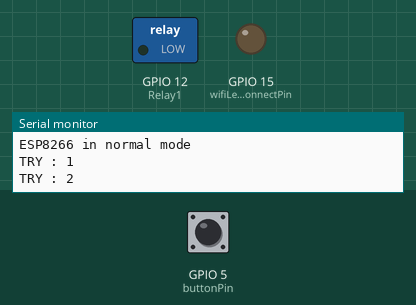
This sketch was run on a simulated ESP8266 (NodeMCU). Parts: switched loads named in the sketch (green lamp = pin HIGH), output pins drawn as LEDs (lit = HIGH), the last lines printed to the serial monitor. Inputs (shaded band) come from the test bench; at power-on: GPIO 5 (buttonPin) HIGH. WiFi joins after 1.5 s; servers stay silent unless stated; uploads are accepted with an empty reply.

Above: at 1.8 s.
1.9 s: GPIO 5 (buttonPin) pulled LOW for 1.15 s
At 3.1 s:
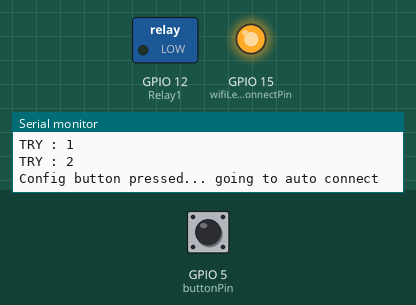
Timing chart, 0 to 5.0 s (numbered marks = the images above; inputs shaded):
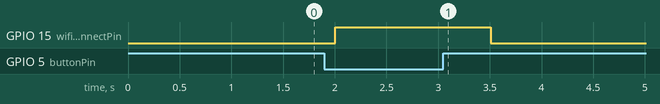

Measured:
- after the input at 1.9 s, GPIO 15 (wifiLedDisconnectPin): LOW → HIGH after 0.11 s, → LOW 1.5 s later

The sketch:

NodeMCUPolling.ino
```cpp
#include <Arduino.h>
#include <ESP8266WiFi.h>          //https://github.com/esp8266/Arduino
//needed for library
#include <DNSServer.h>
#include <ESP8266WebServer.h>
#include <WiFiManager.h>
#include "RestClient.h"
#include "DHT.h"

#include <stdio.h>
#include <stdlib.h>
#include <ctype.h>


// WiFi settings
const char* ssid = "APEX";
const char* password = "apex-wifi";

// Time to sleep (in seconds):
int sleepTimeS = 60;
int dataPostFrequency = 6;
int sleepTimeHotspotUnavailable = 60;
int sensorOutputNotAvailbaleTimeout = 2;
int maxSensorReadTry = 10;
int maxTryCountToConnectWifi = 60;
int wifiConnectingCountStart = 20;
int operationMode = 1;

int Relay1 = 12;
int Relay2 = 14;
// Host
const char* host = "iotdemo.apexsoftworks.in";

int redLed = 12;                // the pin that the LED is atteched to
int greenLed = 14;                // the pin that the LED is atteched to
int buttonPin = 5;
int configLedPin = 4;
int wifiLedDisconnectPin = 15;
int state = LOW;             // by default, no motion detected
int val = 0;
float analogVal = 0;
int motion = 0;
int count = 0;

float temperature;
float humidity;
String deviceMac;

RestClient restClient = RestClient(host);

void setup()
{
//  pinMode(greenLed, OUTPUT);      // initalize LED as an output
//  pinMode(redLed, OUTPUT);      // initalize LED as an output
//  pinMode(configLedPin, OUTPUT);
//  pinMode(buttonPin, INPUT);
  pinMode(wifiLedDisconnectPin, OUTPUT);
  pinMode(Relay1, OUTPUT);


  deviceMac = WiFi.macAddress();
  Log("Device MAC " + deviceMac, 1);
  // Serial
  Serial.begin(115200);
}

void postData(RestClient restClient) {

  restClient.setConnectionTimeout(20);

  Serial.println("Create START URL to post...");
  String url = "/api/getrelaygrouprequest?relayGroupMac=" + String(deviceMac);
  Serial.println("Creat FINISH URL to post...\nURL = " + url);
  String response;
  response = "";
  Serial.println("Posting data to service... Waiting for response");

  int statusCode = restClient.get(url.c_str(), &response);

  Serial.println("Status recieved... Going to set frequency...");
  int firstVal;
  int secondVal;
  int thirdVal;
  if (statusCode == 200 && !isnan(statusCode) )
  {
    Serial.println("response recieved : " + response + "\n Converting to int type");

    for (int i = 0; i < response.length(); i++) {
      if (response.substring(i, i + 1) == "-") {
        firstVal = response.substring(0, i).toInt();
        secondVal = response.substring(i + 1, i + 2).toInt();
        thirdVal = response.substring(i + 3).toInt();
        Serial.println("Response values " + String(firstVal) + "--" + String(secondVal) + "--" + String(thirdVal));
        break;
      }
    }

    if(secondVal==1)
    digitalWrite(Relay1, LOW);
    Serial.println("Relay 1 Circuit Close");
    if(secondVal==0)
    digitalWrite(Relay1, HIGH);
    Serial.println("Relay 1 Circuit Open");

    int changedStatus = secondVal==1?0:1;

    url = "/api/RequestApi?id=" + String(thirdVal)+"&currentStatus="+String(changedStatus);
    Serial.println("Creat FINISH URL to post...\nURL = " + url);
    Serial.println("Posting data to service... Waiting for response");

    statusCode = restClient.put(url.c_str(), "");

    Serial.print("Status code from server: ");
    Serial.println(statusCode);
    Serial.print("Response body from server: ");
    Serial.println(response);
  } else
  {
    return;
  }
}

void wifiSetup()
{
  //WiFi.begin(ssid, password);
  digitalWrite(wifiLedDisconnectPin, HIGH); // indication of esp going into config mode
  Serial.println("Config button pressed... going to auto connect ");
  WiFiManager wifiManager;
  //reset saved settings
  //wifiManager.resetSettings();

  //set custom ip for portal
  //wifiManager.setAPConfig(IPAddress(10,0,1,1), IPAddress(10,0,1,1), IPAddress(255,255,255,0));

  //fetches ssid and pass from eeprom and tries to connect
  //if it does not connect it starts an access point with the specified name
  //here  "AutoConnectAP"
  //and goes into a blocking loop awaiting configuration
  //wifiManager.autoConnect(String(deviceMac, "123456");
  //or use this for auto generated name ESP + ChipID
  wifiManager.autoConnect();


  //if you get here you have connected to the WiFi
  Serial.println("connected...yeey :)");
  digitalWrite(wifiLedDisconnectPin, LOW);

}

void loop()
{
  deviceMac = WiFi.macAddress();
  Log("Device MAC " + deviceMac, 1);
  Serial.println("Press Config button to go into config mode");
  if (digitalRead(buttonPin) == LOW && digitalRead(buttonPin)==HIGH) {
    wifiSetup();
  }
  else
  {
    Serial.println("ESP8266 in normal mode");

    // Connect to WiFi
    while (WiFi.status() != WL_CONNECTED) {
      if (count == maxTryCountToConnectWifi)
      {
        Serial.println("ESP8266 will retry connecting after 60 seconds");
        ////ESP.deepSleep(sleepTimeHotspotUnavailable * 1000000, RF_DEFAULT);
      }
      if (digitalRead(wifiLedDisconnectPin) != HIGH && count > wifiConnectingCountStart) {
        Serial.println("Wifi Disconnect LED should blink");
        digitalWrite(wifiLedDisconnectPin, HIGH);
        delay(1000);
      }

      count++;
      if (digitalRead(wifiLedDisconnectPin) == HIGH) {
        digitalWrite(wifiLedDisconnectPin, LOW);
        delay(1000);
      }

      if (digitalRead(buttonPin) == LOW)
      {
        wifiSetup();
      }

      Serial.print("TRY : " + String(count) + "\n" );
      delay(1000);
    }
    Serial.println("");
    Serial.println("WiFi connected");

    // Print the IP address
    Serial.println(WiFi.localIP());
    digitalWrite(configLedPin, LOW);

    // Logging data to cloud
    Serial.print("Connecting to ");
    Serial.println(host);

    // Use WiFiClient class to create TCP connections
    WiFiClient client;
    const int httpPort = 80;
    if (!client.connect(host, httpPort)) {
      Serial.println("connection failed");
      digitalWrite(configLedPin, HIGH);
      delay(2000);
      digitalWrite(configLedPin, LOW);
      Serial.println("ESP8266 will retry connecting to site after 60 seconds");
      //ESP.deepSleep(sleepTimeHotspotUnavailable * 1000000, RF_DEFAULT);

      return;
    }
    postData(restClient);
  }
}

void Log(String message, int executionMode)
{
  if (executionMode == 1)
    Serial.println(message);
}
```

RestClient.cpp
```cpp
#define HTTP_DEBUG

#include "RestClient.h"

#ifdef HTTP_DEBUG
#define HTTP_DEBUG_PRINT(string) (Serial.print(string))
#endif

#ifndef HTTP_DEBUG
#define HTTP_DEBUG_PRINT(string)
#endif

RestClient::RestClient(const char* _host){
  host = _host;
  port = 80;
  num_headers = 0;
  contentType = "application/x-www-form-urlencoded";	// default
}

RestClient::RestClient(const char* _host, int _port){
  host = _host;
  port = _port;
  num_headers = 0;
  contentType = "application/x-www-form-urlencoded";	// default
}

int RestClient::begin(const char* ssid, const char* pass) {
  WiFi.begin(ssid, pass);
  while (WiFi.status() != WL_CONNECTED) {
      delay(500);
      Serial.print(".");
  }

  Serial.println("");
  Serial.print("Connected to ");
  Serial.println(ssid);
  Serial.print("IP address: ");
  Serial.println(WiFi.localIP());

  return WiFi.status();
}

// GET path
int RestClient::get(const char* path){
  return request("GET", path, NULL, NULL);
}

//GET path with response
int RestClient::get(const char* path, String* response){
  return request("GET", path, NULL, response);
}

// POST path and body
int RestClient::post(const char* path, const char* body){
  return request("POST", path, body, NULL);
}

// POST path and body with response
int RestClient::post(const char* path, const char* body, String* response){
  return request("POST", path, body, response);
}

// PUT path and body
int RestClient::put(const char* path, const char* body){
  return request("PUT", path, body, NULL);
}

// PUT path and body with response
int RestClient::put(const char* path, const char* body, String* response){
  return request("PUT", path, body, response);
}

// DELETE path
int RestClient::del(const char* path){
  return request("DELETE", path, NULL, NULL);
}

// DELETE path and response
int RestClient::del(const char* path, String* response){
  return request("DELETE", path, NULL, response);
}

// DELETE path and body
int RestClient::del(const char* path, const char* body ){
  return request("DELETE", path, body, NULL);
}

// DELETE path and body with response
int RestClient::del(const char* path, const char* body, String* response){
  return request("DELETE", path, body, response);
}

void RestClient::write(const char* string){
  HTTP_DEBUG_PRINT(string);
  client.print(string);
}

void RestClient::setHeader(const char* header){
  headers[num_headers] = header;
  num_headers++;
}

void RestClient::setContentType(const char* contentTypeValue){
  contentType = contentTypeValue;
}

void RestClient::setConnectionTimeout(int timeoutPeriod){
  connectionTimeout = timeoutPeriod;
  HTTP_DEBUG_PRINT("timeout set to "+String(connectionTimeout)+"\n");
}

// The mother- generic request method.
//
int RestClient::request(const char* method, const char* path,
                  const char* body, String* response){

  HTTP_DEBUG_PRINT("HTTP: connect\n");

  if(client.connect(host, port)){
    HTTP_DEBUG_PRINT("HTTP: connected\n");
    HTTP_DEBUG_PRINT("REQUEST: \n");
    // Make a HTTP request line:
    write(method);
    write(" ");
    write(path);
    write(" HTTP/1.1\r\n");
    for(int i=0; i<num_headers; i++){
      write(headers[i]);
      write("\r\n");
    }
    write("Host: ");
    write(host);
    write("\r\n");
    write("Connection: close\r\n");


    if(body != NULL){
      char contentLength[30];
      sprintf(contentLength, "Content-Length: %d\r\n", strlen(body));
      write(contentLength);

	  write("Content-Type: ");
	  write(contentType);
	  write("\r\n");
    }

    write("\r\n");

    if(body != NULL){
      write(body);
      write("\r\n");
      write("\r\n");
    }

    //make sure you write all those bytes.
    delay(100);

    HTTP_DEBUG_PRINT("HTTP: call readResponse\n");
    int statusCode = readResponse(response);
    HTTP_DEBUG_PRINT("HTTP: return readResponse\n");

    //cleanup
    HTTP_DEBUG_PRINT("HTTP: stop client\n");
    num_headers = 0;
    client.stop();
    delay(50);
    HTTP_DEBUG_PRINT("HTTP: client stopped\n");

    return statusCode;
  }else{
    HTTP_DEBUG_PRINT("HTTP Connection failed\n");
    return 0;
  }
}

int RestClient::readResponse(String* response) {

  // an http request ends with a blank line
  boolean currentLineIsBlank = true;
  boolean httpBody = false;
  boolean inStatus = false;

  char statusCode[4];
  int i = 0;
  int code = 0;
  int sleepCounter = 1;
  boolean clientAvailable = false;

  if(response == NULL){
    HTTP_DEBUG_PRINT("HTTP: NULL RESPONSE POINTER: \n");
  }else{
    HTTP_DEBUG_PRINT("HTTP: NON-NULL RESPONSE POINTER: \n");
  }

  HTTP_DEBUG_PRINT("HTTP: RESPONSE: \n");
  while (client.connected()) {
    //HTTP_DEBUG_PRINT(".");
	if(!clientAvailable)
	{
	HTTP_DEBUG_PRINT("Waiting for reply : "+String(sleepCounter)+"\n");
	delay(1000);
	sleepCounter++;
	}
	if(sleepCounter==connectionTimeout && !clientAvailable)
	{
		HTTP_DEBUG_PRINT("Stopping client\n");
		client.stop();
	}

    if (client.available()) {
      HTTP_DEBUG_PRINT(",");
	  clientAvailable = true;

      char c = client.read();
      HTTP_DEBUG_PRINT(c);

      if(c == ' ' && !inStatus){
        inStatus = true;
      }

      if(inStatus && i < 3 && c != ' '){
        statusCode[i] = c;
        i++;
      }
      if(i == 3){
        statusCode[i] = '\0';
        code = atoi(statusCode);
      }

      if(httpBody){
        //only write response if its not null
        if(response != NULL) response->concat(c);
      }
      else
      {
          if (c == '\n' && currentLineIsBlank) {
            httpBody = true;
          }

          if (c == '\n') {
            // you're starting a new line
            currentLineIsBlank = true;
          }
          else if (c != '\r') {
            // you've gotten a character on the current line
            currentLineIsBlank = false;
          }
      }
    }
  }

  HTTP_DEBUG_PRINT("HTTP: return readResponse3\n");
  return code;
}
```

RestClient.h
```cpp
#include <Arduino.h>
#include <ESP8266WiFi.h>

//#define HTTP_DEBUG

class RestClient {

  public:
    RestClient(const char* host);
    RestClient(const char* _host, int _port);

    //Client Setup
    int begin(const char* ssid, const char* pass);

    //Generic HTTP Request
    int request(const char* method, const char* path,
                const char* body, String* response);
    // Set a Request Header
    void setHeader(const char*);
    // Set Content-Type Header
    void setContentType(const char*);
	void setConnectionTimeout(int);

    // GET path
    int get(const char*);
    // GET path and response
    int get(const char*, String*);

    // POST path and body
    int post(const char* path, const char* body);
    // POST path and body and response
    int post(const char* path, const char* body, String*);

    // PUT path and body
    int put(const char* path, const char* body);
    // PUT path and body and response
    int put(const char* path, const char* body, String*);

    // DELETE path
    int del(const char*);
    // DELETE path and body
    int del(const char*, const char*);
    // DELETE path and response
    int del(const char*, String*);
    // DELETE path and body and response
    int del(const char*, const char*, String*);

  private:
    WiFiClient client;
    int readResponse(String*);
    void write(const char*);
    const char* host;
    int port;
    int num_headers;
    const char* headers[10];
	const char* contentType;
	//Custom Changes
	int connectionTimeout = 15;
};
```
